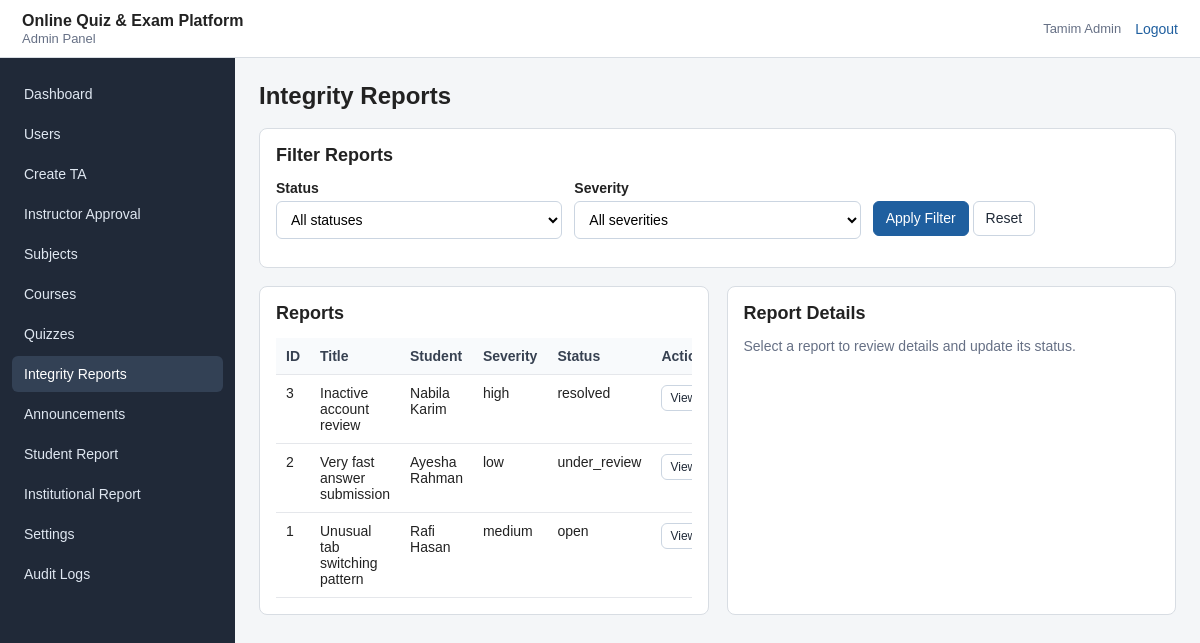
/admin.php?action=integrity_reports (signed in), run on the app's committed database.
### tables this page shows
CREATE TABLE `integrity_reports` (
  `id` INT UNSIGNED NOT NULL AUTO_INCREMENT,
  `reported_by` INT UNSIGNED DEFAULT NULL,
  `student_id` INT UNSIGNED DEFAULT NULL,
  `quiz_id` INT UNSIGNED DEFAULT NULL,
  `attempt_id` INT UNSIGNED DEFAULT NULL,
  `report_type` ENUM('suspicious_activity', 'multiple_logins', 'copy_paste', 'rapid_submission', 'reported_content', 'policy_violation', 'other') NOT NULL DEFAULT 'other',
  `severity` ENUM('low', 'medium', 'high', 'critical') NOT NULL DEFAULT 'medium',
  `status` ENUM('open', 'under_review', 'resolved', 'escalated', 'dismissed') NOT NULL DEFAULT 'open',
  `title` VARCHAR(150) NOT NULL,
  `description` TEXT NOT NULL,
  `resolution_notes` TEXT DEFAULT NULL,
  `resolved_by` INT UNSIGNED DEFAULT NULL,
  `resolved_at` DATETIME DEFAULT NULL,
  `created_at` TIMESTAMP NOT NULL DEFAULT CURRENT_TIMESTAMP,
  PRIMARY KEY (`id`),
  KEY `idx_integrity_reports_reported_by` (`reported_by`),
  KEY `idx_integrity_reports_student` (`student_id`),
  KEY `idx_integrity_reports_quiz` (`quiz_id`),
  KEY `idx_integrity_reports_attempt` (`attempt_id`),
  KEY `idx_integrity_reports_status` (`status`),
  KEY `idx_integrity_reports_severity` (`severity`),
  CONSTRAINT `fk_integrity_reports_reported_by`
    FOREIGN KEY (`reported_by`) REFERENCES `users` (`id`)
    ON UPDATE CASCADE ON DELETE SET NULL,
  CONSTRAINT `fk_integrity_reports_student`
    FOREIGN KEY (`student_id`) REFERENCES `users` (`id`)
    ON UPDATE CASCADE ON DELETE SET NULL,
  CONSTRAINT `fk_integrity_reports_quiz`
    FOREIGN KEY (`quiz_id`) REFERENCES `quizzes` (`id`)
    ON UPDATE CASCADE ON DELETE SET NULL,
  CONSTRAINT `fk_integrity_reports_attempt`
    FOREIGN KEY (`attempt_id`) REFERENCES `attempts` (`id`)
    ON UPDATE CASCADE ON DELETE SET NULL,
  CONSTRAINT `fk_integrity_reports_resolved_by`
    FOREIGN KEY (`resolved_by`) REFERENCES `users` (`id`)
    ON UPDATE CASCADE ON DELETE SET NULL
);

CREATE TABLE `users` (
  `id` INT UNSIGNED NOT NULL AUTO_INCREMENT,
  `username` VARCHAR(50) DEFAULT NULL,
  `name` VARCHAR(100) NOT NULL,
  `email` VARCHAR(150) NOT NULL,
  `password_hash` VARCHAR(255) NOT NULL,
  `phone` VARCHAR(30) DEFAULT NULL,
  `role` ENUM('student', 'instructor', 'ta', 'admin') NOT NULL,
  `profile_pic` VARCHAR(255) DEFAULT NULL,
  `student_id` VARCHAR(50) DEFAULT NULL,
  `program` VARCHAR(100) DEFAULT NULL,
  `department` VARCHAR(100) DEFAULT NULL,
  `bio` TEXT DEFAULT NULL,
  `approval_status` ENUM('pending', 'approved', 'rejected') NOT NULL DEFAULT 'approved',
  `is_active` TINYINT(1) NOT NULL DEFAULT 1,
  `created_at` TIMESTAMP NOT NULL DEFAULT CURRENT_TIMESTAMP,
  `updated_at` TIMESTAMP NULL DEFAULT NULL ON UPDATE CURRENT_TIMESTAMP,
  PRIMARY KEY (`id`),
  UNIQUE KEY `uq_users_username` (`username`),
  UNIQUE KEY `uq_users_email` (`email`),
  UNIQUE KEY `uq_users_student_id` (`student_id`),
  KEY `idx_users_role` (`role`),
  KEY `idx_users_active` (`is_active`),
  KEY `idx_users_approval_status` (`approval_status`)
);

### admin.php (called while the page is built, shortened)
<?php
require_once __DIR__ . '/config/database.php';
require_once __DIR__ . '/config/helpers.php';
require_once __DIR__ . '/controllers/AdminController.php';
$action = isset($_GET['action']) ? trim($_GET['action']) : 'dashboard';
adminRoute($conn, $action);

### models/IntegrityReportModel.php (called while the page is built, shortened)
<?php
function integrityReportGetAll($conn, $status, $severity)
{
    $sql = "SELECT integrity_reports.*, student.name AS student_name, reporter.name AS reporter_name,
                   quizzes.title AS quiz_title
            FROM integrity_reports
            LEFT JOIN users AS student ON student.id = integrity_reports.student_id
            LEFT JOIN users AS reporter ON reporter.id = integrity_reports.reported_by
            LEFT JOIN quizzes ON quizzes.id = integrity_reports.quiz_id";
    $where = array();
    $types = '';
    $params = array();
    $sql .= " ORDER BY integrity_reports.created_at DESC";
    return dbSelectAll($conn, $sql, $types, $params);
}

### config/helpers.php (called while the page is built, shortened)
<?php
function e($value)
{
    return htmlspecialchars((string)$value, ENT_QUOTES, 'UTF-8');
}
function dbSelectAll($conn, $sql, $types = '', $params = array())
{
    $stmt = mysqli_prepare($conn, $sql);
    if (!mysqli_stmt_execute($stmt)) {
        mysqli_stmt_close($stmt);
        die('Database query execute failed.');
    }
    $result = mysqli_stmt_get_result($stmt);
    $rows = array();
    while ($row = mysqli_fetch_assoc($result)) {
        $rows[] = $row;
    }
    return $rows;
}

### views/admin/integrity_reports.php (the view, shortened to what this page needs)
<?php require __DIR__ . '/../partials/admin_header.php'; ?>
<div class="panel">
    <h2>Filter Reports</h2>
    <form method="get" action="admin.php" class="form-grid">
        <div class="form-row">
            <label for="status">Status</label>
            <select id="status" name="status">
                <option value="">All statuses</option>
            </select>
        </div>
        <div class="form-row">
            <label for="severity">Severity</label>
            <select id="severity" name="severity">
                <option value="">All severities</option>
            </select>
        </div>
        <div class="form-row">
            <label>&nbsp;</label>
            <button class="primary">Apply Filter</button>
            <a class="btn" href="admin.php?action=integrity_reports">Reset</a>
        </div>
    </form>
</div>
<div class="two-column">
    <div class="panel">
        <h2>Reports</h2>
        <div class="table-wrap">
            <table>
                <thead>
                    <tr>
                        <th>ID</th>
                        <th>Title</th>
                        <th>Student</th>
                        <th>Severity</th>
                        <th>Status</th>
                        <th>Action</th>
                    </tr>
                </thead>
                <tbody>
                    <?php foreach ($reports as $report): ?>
                        <tr>
                            <td><?php echo e($report['id']); ?></td>
                            <td><?php echo e($report['title']); ?></td>
                            <td><?php echo e($report['student_name']); ?></td>
                            <td><?php echo e($report['severity']); ?></td>
                            <td><?php echo e($report['status']); ?></td>
                            <td><a class="btn small" href="admin.php?action=integrity_reports&report_id=<?php echo e($report['id']); ?>">View</a></td>
                        </tr>
                    <?php endforeach; ?>
                </tbody>
            </table>
        </div>
    </div>
    <div class="panel">
        <h2>Report Details</h2>
        <?php if (!$selectedReport): ?>
            <p class="muted">Select a report to review details and update its status.</p>
        <?php endif; ?>
    </div>
</div>
<?php require __DIR__ . '/../partials/admin_footer.php'; ?>

### views/assets/css/style.css (style rules this page uses)
* { box-sizing: border-box; }
body { margin: 0; font-family: Arial, Helvetica, sans-serif; color: #222; background: #f4f6f8; font-size: 14px; }
a { color: #1f5f9f; text-decoration: none; }
h2 { font-size: 18px; margin: 0 0 14px; }
.panel { background: #ffffff; border: 1px solid #d8dde3; border-radius: 8px; padding: 16px; margin-bottom: 18px; }
.table-wrap { overflow-x: auto; }
table { width: 100%; border-collapse: collapse; background: #ffffff; }
th, td { border-bottom: 1px solid #e5e7eb; padding: 10px; text-align: left; vertical-align: top; }
th { background: #f8fafc; font-weight: 700; color: #374151; }
.form-grid { display: grid; grid-template-columns: repeat(auto-fit, minmax(220px, 1fr)); gap: 12px; }
.form-row { margin-bottom: 12px; }
label { display: block; font-weight: 700; margin-bottom: 5px; }
input, select, textarea { width: 100%; padding: 9px 10px; border: 1px solid #cbd5e1; border-radius: 6px; background: #ffffff; font: inherit; }
.btn, button { display: inline-block; border: 1px solid #cbd5e1; background: #ffffff; color: #1f2937; padding: 8px 12px; border-radius: 6px; cursor: pointer; font: inherit; line-height: 1.2; }
.btn.primary, button.primary { background: #1f5f9f; border-color: #1f5f9f; color: #ffffff; }
.btn.small, button.small { padding: 5px 8px; font-size: 12px; }
.muted { color: #667085; }
.two-column { display: grid; grid-template-columns: minmax(280px, 1fr) minmax(280px, 1fr); gap: 18px; }

### data on the page
integrity_reports: id "3", title "Inactive account review", student.name "Nabila Karim", severity "high", status "resolved"
integrity_reports: id "2", title "Very fast answer submission", student.name "Ayesha Rahman", severity "low", status "under_review"
integrity_reports: id "1", title "Unusual tab switching pattern", student.name "Rafi Hasan", severity "medium", status "open"

### other printed values
$_SESSION['name'] "Tamim Admin"
$label "Dashboard"
$label "Users"
$label "Create TA"
$label "Instructor Approval"
$label "Subjects"
$label "Courses"
$label "Quizzes"
$label "Integrity Reports"
$label "Announcements"
$label "Student Report"
$label "Institutional Report"
$label "Settings"
$label "Audit Logs"
$pageTitle "Integrity Reports"
